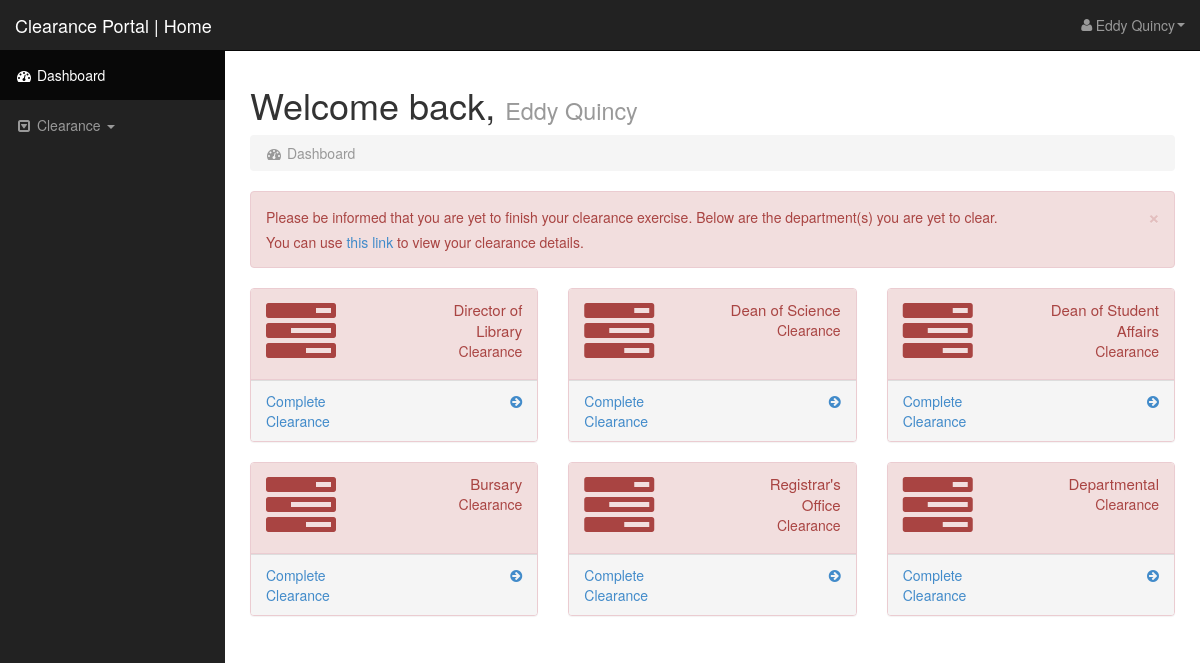
Page /portal.php (signed in) on the committed database.
### tables this page shows
CREATE TABLE `clearance` (
  `student_id` varchar(255) NOT NULL,
  `clearance_option` varchar(255) NOT NULL,
  `status` varchar(255) NOT NULL DEFAULT 'not cleared',
  `link_name` varchar(255) NOT NULL,
  `remark` varchar(255) NOT NULL DEFAULT 'Please upload the appropriate documents.'
);

### includes/functions.php (the view, shortened to what this page needs)
<?php
function db_connect()
{
    $con = mysqli_connect('localhost', 'root', '', 'eddyquincy');
    return $con;
}
function checkClearanceStatus($id)
{
    $con = db_Connect();
    $sql = 'SELECT `clearance_status` FROM students WHERE student_id = ?';
    $query = $con->prepare($sql);
    $query->bind_param('s', $id);
    $query->execute();
    $result = $query->get_result()->fetch_object();
    if ($result->clearance_status === 'not cleared') {
        echo "
                <div class='alert alert-danger alert-dismissable'>
                    <button type='button' class='close' data-dismiss='alert' aria-hidden='true'>&times;</button>
                    <p class='py-3'>
                        Please be informed that you are yet to finish your clearance exercise. Below are the department(s) you are yet to clear.
                    </p>
                    <p>
                        You can use <a href='status.php'>this link</a> to view your clearance details.
                    </p>
                </div>
            ";
    } else if ($result->clearance_status === 'pending') {
        echo "
                <div class='alert alert-danger alert-dismissable'>
                    <button type='button' class='close' data-dismiss='alert' aria-hidden='true'>&times;</button>
                    <p class='py-3'>
                        The admin is yet to verify your uploaded documents. Please be patient.
                    </p>
                    <p>
                        Use the <a href='status.php'>clearance status</a> page to get further information.
                    </p>
                </div>
            ";
    }
}
function getClearanceOption($id)
{
    $con = db_Connect();
    $sql = "SELECT * FROM clearance WHERE `student_id` = ? AND `status` = 'not cleared'";
    $query = $con->prepare($sql);
    $query->bind_param('s', $id);
    $query->execute();
    $result = $query->get_result();
    while ($row = $result->fetch_object()) {
        $department = $row->clearance_option;
        $option = $row->link_name;
        echo "
                <div class='col-lg-4'>
                    <div class='panel panel-danger'>
                        <div class='panel-heading'>
                            <div class='row'>
                                <div class='col-xs-6'>
                                    <i class='fa fa-tasks fa-5x'></i>
                                </div>
                                <div class='col-xs-6 text-right'>
                                    <p class='announcement-heading'>$department</p>
                                    <p class='announcement-text'>Clearance</p>
                                </div>
                            </div>
                        </div>
                        <a href='clearance.php?option=$option'>
                            <div class='panel-footer announcement-bottom'>
                                <div class='row'>
                                    <div class='col-xs-6'>
                                        Complete Clearance
                                    </div>
                                    <div class='col-xs-6 text-right'>
                                        <i class='fa fa-arrow-circle-right'></i>
                                    </div>
                                </div>
                            </div>
                        </a>
                    </div>
                </div>
            ";
    }
}
?>

### portal.php (shortened to what this page needs)
<?php
require_once('includes/functions.php');
(!isset($_SESSION['id'])) ? header("Location: index.php") : $id = $_SESSION['id'];
$name = $_SESSION['username'];
?>
<!DOCTYPE html>
<html lang="en">
<head>
    <link href="css/bootstrap.min.css" rel="stylesheet">
    <link href="css/sb-admin.css" rel="stylesheet">
    <link rel="stylesheet" href="font-awesome/css/font-awesome.min.css">
</head>
<body>
    <div id="wrapper">
        <nav class="navbar navbar-inverse navbar-fixed-top" role="navigation">
            <div class="navbar-header">
                <a class="navbar-brand" href="index.php">Clearance Portal | Home</a>
            </div>
            <div class="collapse navbar-collapse navbar-ex1-collapse">
                <ul class="nav navbar-nav side-nav">
                    <li class="active"><a href="index.php"><i class="fa fa-dashboard fa-fw"></i> Dashboard</a></li>
                    <li class="dropdown">
                        <a href="#" class="dropdown-toggle" data-toggle="dropdown"><i class="fa fa-caret-square-o-down fa-fw"></i> Clearance <b class="caret"></b></a>
                    </li>
                </ul>
                <ul class="nav navbar-nav navbar-right navbar-user">
                    <li class="dropdown user-dropdown">
                        <a href="#" class="dropdown-toggle" data-toggle="dropdown">
                            <i class="fa fa-user fa-fw"></i>
                            <?= $_SESSION['username']; ?>
                            <b class="caret"></b>
                        </a>
                    </li>
                </ul>
            </div>
        </nav>
        <div id="page-wrapper">
            <div class="row">
                <div class="col-lg-12">
                    <h1>Welcome back, <small><?= $name; ?></small></h1>
                    <ol class="breadcrumb">
                        <li class="active">
                            <i class="fa fa-dashboard fa-fw"></i> Dashboard
                        </li>
                    </ol>
                    <?= checkClearanceStatus($id); ?>
                </div>
            </div>
            <div class="row">
                <?= getClearanceOption($id); ?>
            </div>
        </div>
    </div>
</body>
</html>

### css/sb-admin.css (style rules this page uses)
body { margin-top: 50px; }
#wrapper { padding-left: 0; }
#page-wrapper { width: 100%; padding: 5px 15px; }
.announcement-heading { font-size: 1.5rem; margin: 0; }
.announcement-text { margin: 0; }
.user-dropdown .dropdown-toggle { display: flex; justify-content: space-between; align-items: center; }
@media (min-width:768px) { #wrapper { padding-left: 225px; } }
@media (min-width:768px) { #page-wrapper { padding: 15px 25px; } }
@media (min-width:768px) { .side-nav { margin-left: -225px; left: 225px; width: 225px; position: fixed; top: 50px; height: 100%; border-radius: 0; border: none; background-color: #222222; overflow-y: auto; } }
@media (min-width:768px) { .side-nav>li>a { width: 225px; } }
@media (min-width:768px) { .navbar-collapse { padding-left: 15px !important; padding-right: 15px !important; } }

### rows in the picture
clearance: clearance_option "Director of Library"
clearance: clearance_option "Dean of Science"
clearance: clearance_option "Dean of Student Affairs"
clearance: clearance_option "Bursary"
clearance: clearance_option "Registrar's Office"
clearance: clearance_option "Departmental"

### other values in the picture
$_SESSION['username'] "Eddy Quincy"
$name "Eddy Quincy"
